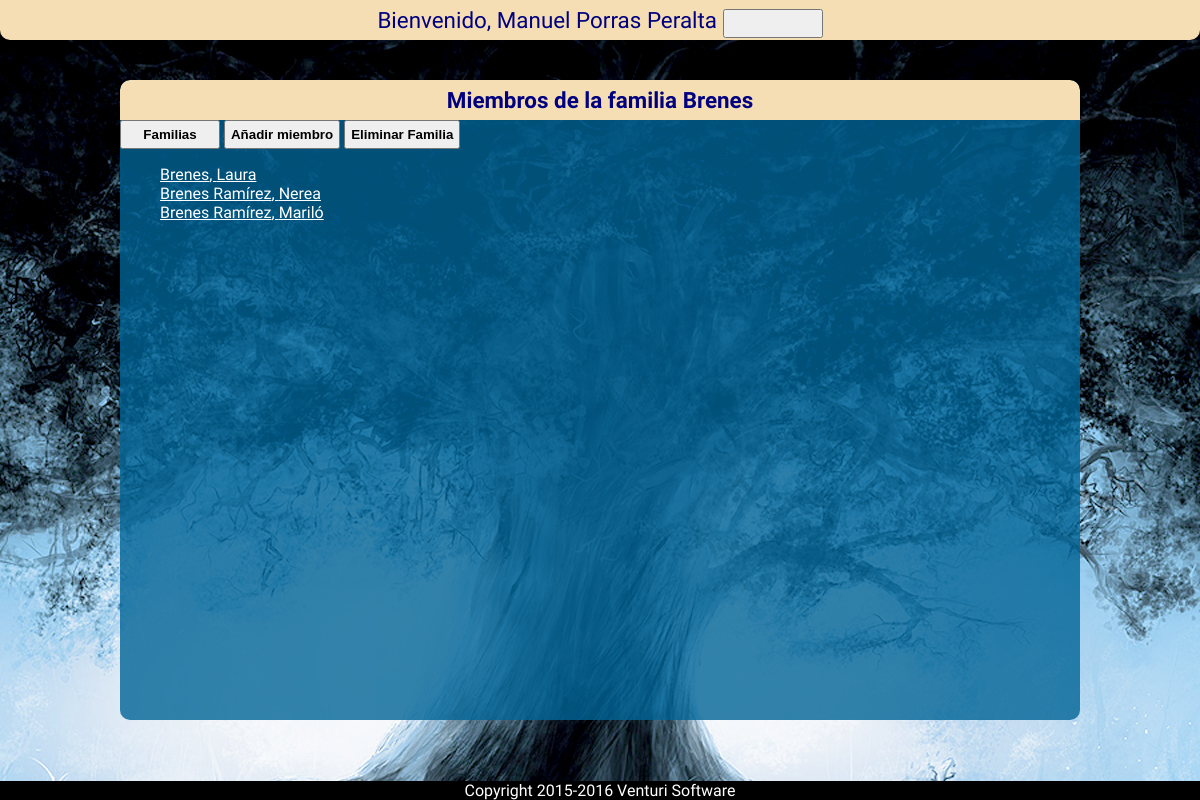
The page /family/2/ (signed in) on the database as committed earlier.
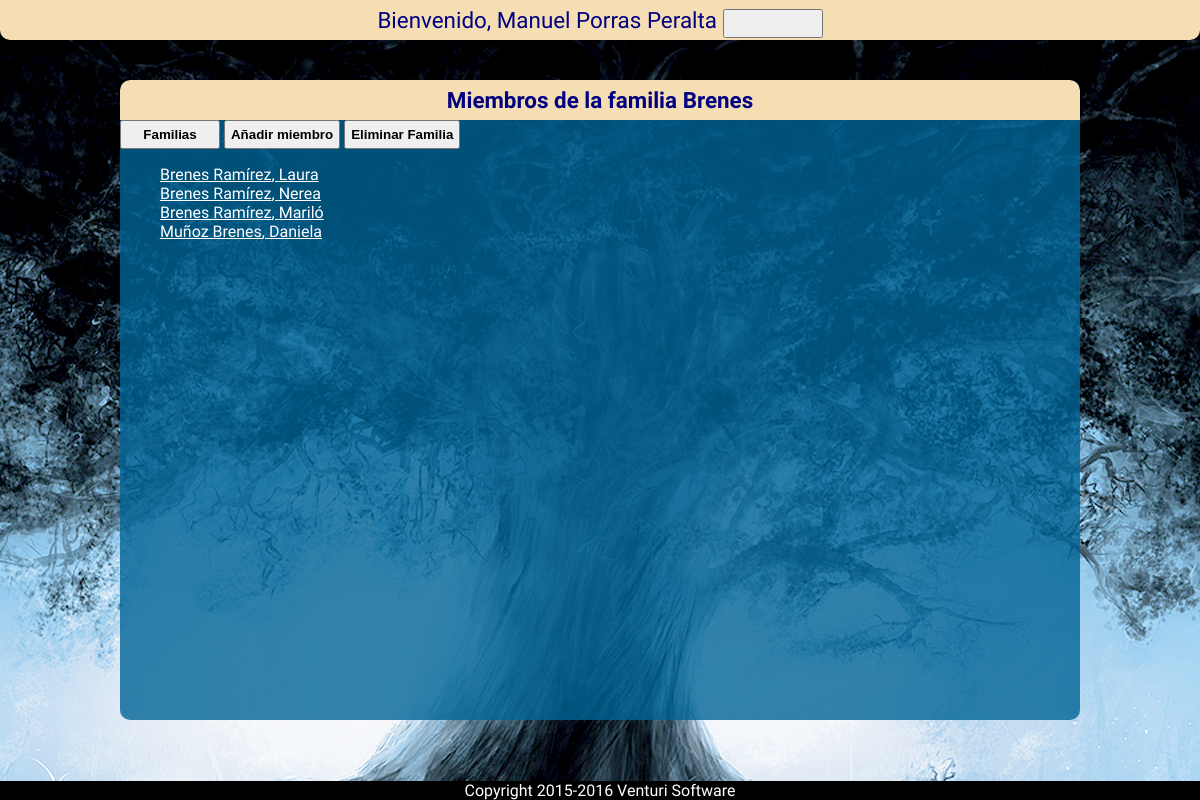
The same page on the database as committed later.
### family/models.py (models this page shows, shortened)
class Family(models.Model):
	family_name = models.CharField('Apellidos familiares',max_length=100) #Apellidos familiares
	family_id = models.CharField('ID personalizado',max_length=24) #Id personal de la familia

class Member(models.Model):
	member_family_id = models.ForeignKey(Family,verbose_name='ID Familia') #Clave ajena que une al miembro de la familia con su familia
	member_name = models.CharField(verbose_name='Nombre',max_length=100) #Nombre del miembro de la familia
	member_surname = models.CharField(verbose_name='Apellidos',max_length=100) #Apellido o Apellidos del miembro de la familia
	member_sex = models.CharField(verbose_name='Sexo',choices=(('Hombre','Hombre'),('Mujer','Mujer'),('No especificado','No especificado')),max_length=20) #Sexo del miembro de la familia
	member_birth = models.DateField('Fecha de nacimiento',help_text='Fecha en este formato <em>AÑO-MES-DÍA</em>') #Fecha de nacimiento
	member_rip = models.DateField('Fecha de fallecimiento',null=True,blank=True) #Fecha de defunción
	member_profile_image = models.ImageField('Foto de perfil',null=True,blank=True) #Imagen de perfil del miembro de la familia
	member_partner_id = models.IntegerField(default=0,null=True,blank=True,verbose_name='ID Pareja') #ID del cónyuge que sirve de enlace a una nueva familia
	member_email = models.EmailField('E-Mail',null=True,blank=True) #Correo electrónico de contacto

### family/views.py (the view)
# urls.py: url(r'^(?P<req_id>[0-9])+/$', login_required(views.reqFamily), name='family'),
def reqFamily(request, req_id):
	family = get_object_or_404(Family, pk=req_id)
	members = Member.objects.filter(member_family_id=req_id)
	context = {'family':family,'members':members}
	return render(request, 'family/viewFamily.html',context)

### family/templates/family/viewFamily.html (shortened to what this page needs)
{% extends "base.html" %}
{% block content %}
<div class="cabecera_seccion">
	<h1 class="titulo_seccion">Miembros de la familia {{ family.family_name }}</h1>
	<input type="button" onclick="location.href='{% url 'family:family' %}'" value="Familias"/>
	<input type="submit" onclick="location.href='{% url 'family:add_member' family.id %}'" value="Añadir miembro"/>
	<input type="button" onclick="location.href='{% url 'family:delete_family' family.id %}'" value="Eliminar Familia"/>
	{% if members %}
		<ul>
		{% for famMember in members %}
			<li><a href="{% url 'family:member' famMember.id %}">{{ famMember.member_surname }}, {{ famMember.member_name }}</a></li>
		{% endfor %}
		</ul>
	{% else %}
		<p>No hay ningún miembro registrado o dado de alta.</p>
	{% endif %}
</div>
{% endblock %}

### family/templates/base.html (shortened to what this page needs)
{% load staticfiles %}
<head>
	<link rel="stylesheet" type="text/css" href="{% static 'family/style.css' %}" />
</head>
<body>
	<div class="titulo_principal">{% block section_title %}
		Bienvenido, {{ request.user.first_name.title }} {{ request.user.last_name.title }}{% endblock %}
		<input id="logout_button" type="submit" value="" onclick="location.href='{% url 'logout' %}'"/>
	</div>
	<div class="cuerpo_seccion">
		{% block content %}{% endblock %}
	</div>
{% block footer %}<div class="footer">Copyright 2015-2016 Venturi Software</div>{% endblock %}
</body>

### family/static/family/style.css (style rules this page uses)
body { background-color: wheat; color: white; text-align: justify; font-family: Cantarell; width: 100%; margin: 0; background-image: url('./images/tree-sun.jpg'); background-position: top center; background-attachment: fixed; z-index: 0; }
input[type="button"],input[type="submit"],button { padding: 5px; width: auto; min-width: 100px; font-weight: bold; }
ul { list-style-type: none; }
a { width: auto; color: white; }
a:visited, a:before { color: white; }
.footer { display: block; position: fixed; width: 100%; bottom: 0; text-align: center; background-color: black; z-index: 1000; }
.titulo_principal { background-color: wheat; line-height: 40px; width: 100%; color: navy; left: 0; top: 0; margin: 0; padding: 0; text-align: center; font-size: 140%; border-radius: 0px 0px 10px 10px; -moz-border-radius: 0px 0px 10px 10px; -webkit-border-radius: 0px 0px 10px 10px; border: 0px; border-collapse: collapse; z-index: 500; }
#logout_button,#logout_button:focus,#logout_button::-moz-focus-inner { min-width: 40px; height: auto; position: absolute; right: 0; background-image: url('images/logout.png'); background-position: center center; background-size: contain; background-repeat: no-repeat; border: 0; background-color: wheat; outline: none; }
.titulo_seccion { background-color: wheat; line-height: 40px; width: 100%; color: navy; left: 0; top: 0; margin: 0; padding: 0; text-align: center; font-size: 140%; border-radius: 10px 10px 0px 0px; -moz-border-radius: 10px 10px 0px 0px; -webkit-border-radius: 10px 10px 0px 0px; border: 0px; border-collapse: collapse; z-index: 500; }
.cuerpo_seccion { display: block; position: fixed; top: 10%; bottom: 10%; left: 0; right: 0; background-color: rgba(0,100,150,0.8); width: 80%; height: auto; min-width: 400px; margin: auto; padding-bottom: 0.1px; border-radius: 10px 10px 10px 10px; -moz-border-radius: 10px 10px 10px 10px; -webkit-border-radius: 10px 10px 10px 10px; border: 0px; border-collapse: collapse; z-index: 500; overflow-y: auto; }

Rows that differ between the two databases and show on the page:
changed Member "Laura": member_surname "Brenes" → "Brenes Ramírez"
added Member: member_surname "Muñoz Brenes", member_name "Daniela"
